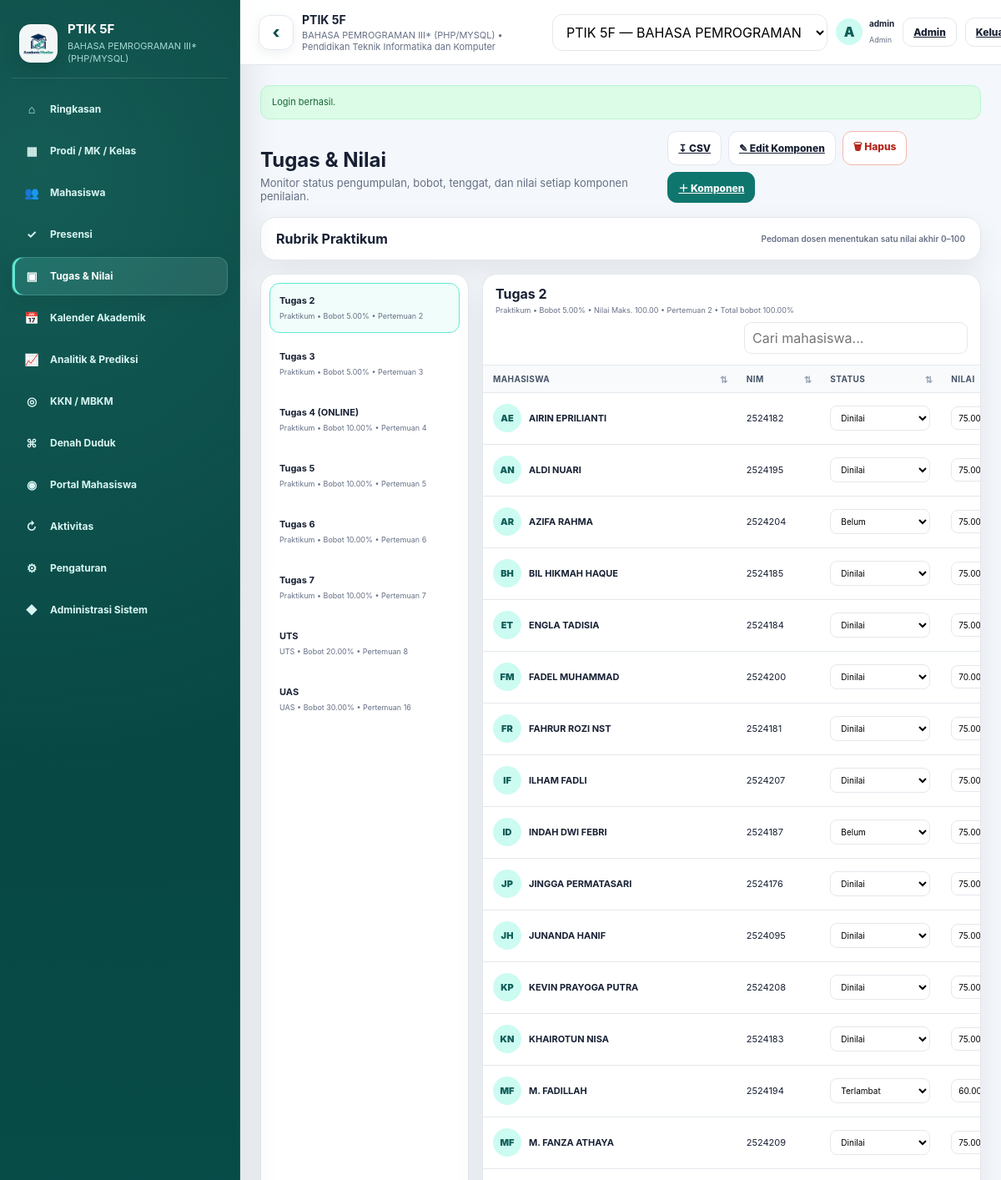
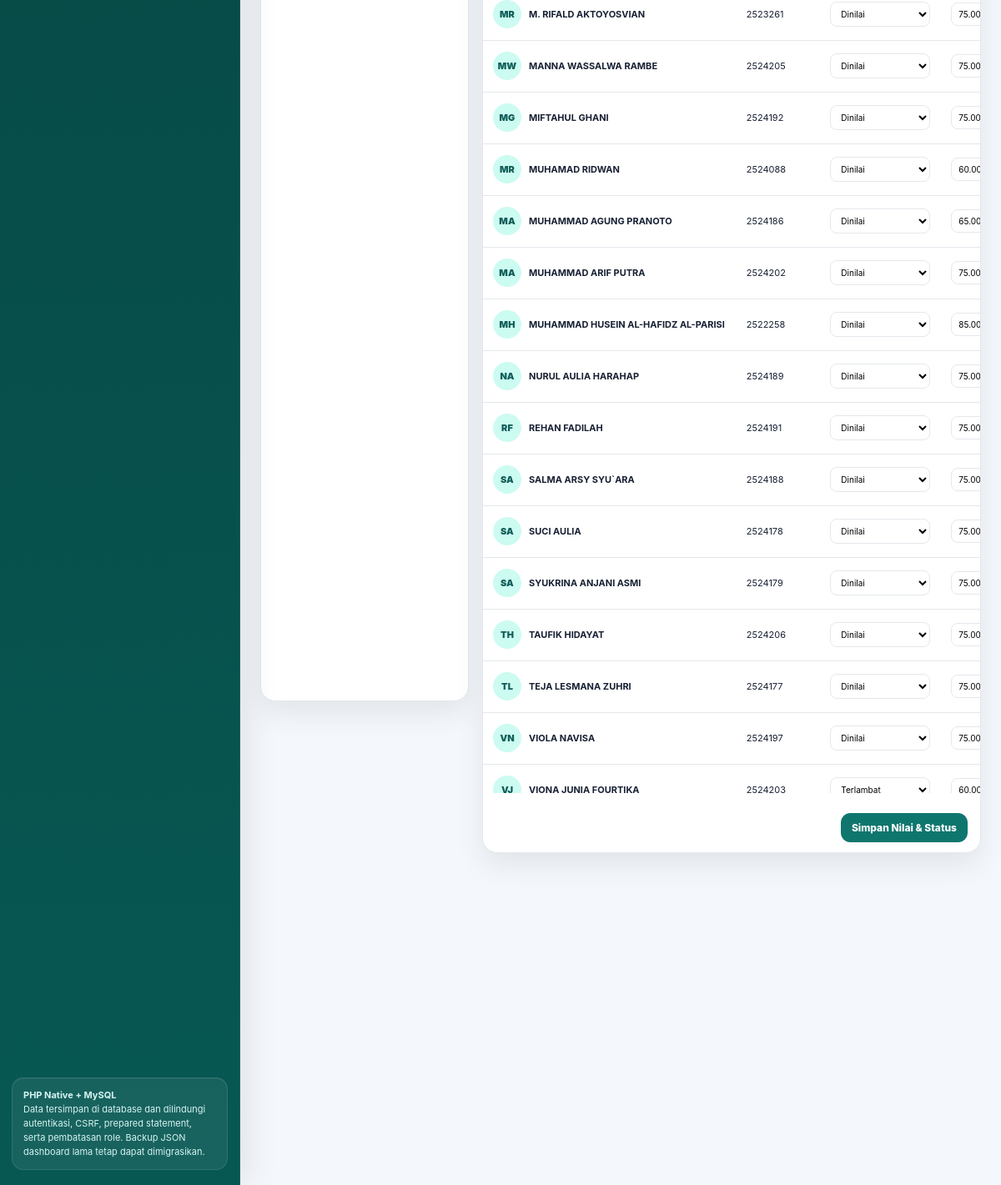
/dashboard.php?page=tasks&class_id=3 (signed in), run on the app's committed database (2 pictures, top to bottom).
### tables this page shows
CREATE TABLE `classes` (
  `id` bigint(20) UNSIGNED NOT NULL,
  `program_id` bigint(20) UNSIGNED NOT NULL,
  `course_id` bigint(20) UNSIGNED NOT NULL,
  `name` varchar(100) NOT NULL,
  `semester` varchar(30) NOT NULL DEFAULT '',
  `academic_year` varchar(30) NOT NULL DEFAULT '',
  `target` smallint(5) UNSIGNED NOT NULL DEFAULT 30,
  `meetings` tinyint(3) UNSIGNED NOT NULL DEFAULT 16,
  `lecturer` varchar(200) NOT NULL DEFAULT '',
  `pass_threshold` decimal(5,2) NOT NULL DEFAULT 60.00,
  `created_at` timestamp NOT NULL DEFAULT current_timestamp(),
  `updated_at` timestamp NOT NULL DEFAULT current_timestamp() ON UPDATE current_timestamp()
);

CREATE TABLE `courses` (
  `id` bigint(20) UNSIGNED NOT NULL,
  `program_id` bigint(20) UNSIGNED NOT NULL,
  `code` varchar(50) NOT NULL DEFAULT '',
  `name` varchar(200) NOT NULL,
  `credits` tinyint(3) UNSIGNED NOT NULL DEFAULT 0,
  `created_at` timestamp NOT NULL DEFAULT current_timestamp(),
  `updated_at` timestamp NOT NULL DEFAULT current_timestamp() ON UPDATE current_timestamp()
);

CREATE TABLE `programs` (
  `id` bigint(20) UNSIGNED NOT NULL,
  `code` varchar(50) NOT NULL DEFAULT '',
  `name` varchar(200) NOT NULL,
  `faculty` varchar(200) NOT NULL DEFAULT '',
  `created_at` timestamp NOT NULL DEFAULT current_timestamp(),
  `updated_at` timestamp NOT NULL DEFAULT current_timestamp() ON UPDATE current_timestamp()
);

CREATE TABLE `users` (
  `id` bigint(20) UNSIGNED NOT NULL,
  `student_id` bigint(20) UNSIGNED DEFAULT NULL,
  `username` varchar(100) NOT NULL,
  `email` varchar(190) NOT NULL DEFAULT '',
  `password_hash` varchar(255) NOT NULL,
  `role` enum('admin','dosen','mahasiswa') NOT NULL DEFAULT 'dosen',
  `is_active` tinyint(1) NOT NULL DEFAULT 1,
  `last_login_at` datetime DEFAULT NULL,
  `created_at` timestamp NOT NULL DEFAULT current_timestamp(),
  `updated_at` timestamp NOT NULL DEFAULT current_timestamp() ON UPDATE current_timestamp()
);

CREATE TABLE `tasks` (
  `id` bigint(20) UNSIGNED NOT NULL,
  `class_id` bigint(20) UNSIGNED NOT NULL,
  `name` varchar(200) NOT NULL,
  `type` varchar(100) NOT NULL DEFAULT 'Tugas Harian',
  `weight` decimal(5,2) NOT NULL DEFAULT 0.00,
  `max_score` decimal(7,2) NOT NULL DEFAULT 100.00,
  `meeting` tinyint(3) UNSIGNED DEFAULT NULL,
  `due_date` date DEFAULT NULL,
  `description` text DEFAULT NULL,
  `sort_order` int(11) NOT NULL DEFAULT 0,
  `created_at` timestamp NOT NULL DEFAULT current_timestamp(),
  `updated_at` timestamp NOT NULL DEFAULT current_timestamp() ON UPDATE current_timestamp()
);

CREATE TABLE `class_enrollments` (
  `id` bigint(20) UNSIGNED NOT NULL,
  `class_id` bigint(20) UNSIGNED NOT NULL,
  `student_id` bigint(20) UNSIGNED NOT NULL,
  `registration_status` enum('Aktif','Cuti','Nonaktif','Lulus') NOT NULL DEFAULT 'Aktif',
  `payment_status` enum('Lunas','Belum Lunas','Cicilan') NOT NULL DEFAULT 'Lunas',
  `gpa` decimal(3,2) DEFAULT NULL,
  `target_gpa` decimal(3,2) DEFAULT NULL,
  `pc` varchar(20) DEFAULT NULL,
  `github_url` varchar(500) DEFAULT NULL,
  `colab_url` varchar(500) DEFAULT NULL,
  `drive_url` varchar(500) DEFAULT NULL,
  `note` text DEFAULT NULL,
  `created_at` timestamp NOT NULL DEFAULT current_timestamp(),
  `updated_at` timestamp NOT NULL DEFAULT current_timestamp() ON UPDATE current_timestamp()
);

CREATE TABLE `students` (
  `id` bigint(20) UNSIGNED NOT NULL,
  `nim` varchar(50) NOT NULL,
  `name` varchar(200) NOT NULL DEFAULT '',
  `email` varchar(190) NOT NULL DEFAULT '',
  `phone` varchar(50) NOT NULL DEFAULT '',
  `portal_pin_hash` varchar(255) DEFAULT NULL,
  `created_at` timestamp NOT NULL DEFAULT current_timestamp(),
  `updated_at` timestamp NOT NULL DEFAULT current_timestamp() ON UPDATE current_timestamp()
);

CREATE TABLE `task_records` (
  `id` bigint(20) UNSIGNED NOT NULL,
  `task_id` bigint(20) UNSIGNED NOT NULL,
  `enrollment_id` bigint(20) UNSIGNED NOT NULL,
  `status` enum('pending','submitted','graded','late') NOT NULL DEFAULT 'pending',
  `score` decimal(7,2) DEFAULT NULL,
  `note` text DEFAULT NULL,
  `github_url` varchar(500) DEFAULT NULL,
  `colab_url` varchar(500) DEFAULT NULL,
  `drive_url` varchar(500) DEFAULT NULL,
  `created_at` timestamp NOT NULL DEFAULT current_timestamp(),
  `updated_at` timestamp NOT NULL DEFAULT current_timestamp() ON UPDATE current_timestamp()
);

### views/pages/tasks.php (the view, shortened to what the rows shown need)
<?php
$selectedTaskId = filter_input(INPUT_GET, 'task_id', FILTER_VALIDATE_INT) ?: 0;
if ($selectedTaskId <= 0 && $tasks !== []) {
    $selectedTaskId = (int) $tasks[0]['id'];
}
$selectedTask = $selectedTaskId > 0
    ? $repository->task($classId, $selectedTaskId)
    : null;
?>
<section class="page active">
    <div class="task-layout">
        <div class="card task-list">
            <?php foreach ($tasks as $task): ?>
                <a
                    class="task-item <?= (int) $task['id'] === $selectedTaskId ? 'active' : '' ?>"
                    href="<?= e(app_url('dashboard.php?page=tasks&class_id=' . $classId . '&task_id=' . (int) $task['id'])) ?>"
                    style="display:block;text-decoration:none;color:inherit"
                >
                    <strong><?= e($task['name']) ?></strong>
                    <span>
                        <?= e($task['type']) ?>
                        • Bobot <?= e(number_format((float) $task['weight'], 2)) ?>%
                        <?= $task['meeting'] ? ' • Pertemuan ' . (int) $task['meeting'] : '' ?>
                    </span>
                </a>
            <?php endforeach; ?>
        </div>
        <div class="card table-card">
            <?php if (!$selectedTask): ?>
                <div class="empty-state">Belum ada komponen penilaian.</div>
            <?php else: ?>
                <div class="table-tools">
                    <div>
                        <strong><?= e($selectedTask['name']) ?></strong>
                        <div style="color:var(--muted);font-size:9px;margin-top:4px">
                            <?= e($selectedTask['type']) ?>
                            • Bobot <?= e(number_format((float) $selectedTask['weight'], 2)) ?>%
                            • Nilai Maks. <?= e(number_format((float) $selectedTask['max_score'], 2)) ?>
                            <?= $selectedTask['meeting'] ? ' • Pertemuan ' . (int) $selectedTask['meeting'] : '' ?>
                            • Total bobot <?= e(number_format((float) $analytics['total_weight'], 2)) ?>%
                        </div>
                    </div>
                    <input
                        id="taskSearch"
                        placeholder="Cari mahasiswa..."
                        style="margin-left:auto;min-width:220px"
                    >
                </div>
                <form method="post" action="<?= e(app_url('action.php')) ?>">
                    <div class="table-wrap">
                        <table class="task-grade-table">
                            <thead>
                            <tr>
                                <th>Mahasiswa</th>
                                <th>NIM</th>
                                <th>Status</th>
                                <th>Nilai</th>
                            </tr>
                            </thead>
                            <tbody>
                            <?php foreach ($students as $student): ?>
                                <?php
                                $record = $analytics['task_records_map'][(int) $selectedTask['id']][(int) $student['enrollment_id']] ?? [
                                    'status' => 'pending',
                                    'score' => null,
                                    'note' => '',
                                    'github_url' => null,
                                    'colab_url' => null,
                                    'drive_url' => null,
                                ];
                                $searchText = strtolower($student['nim'] . ' ' . $student['name']);
                                ?>
                                <tr
                                    data-task-student-row
                                    data-search="<?= e($searchText) ?>"
                                >
                                    <td>
                                        <div class="student">
                                            <div class="avatar">
                                                <?= e(initials((string) $student['name'], (string) $student['nim'])) ?>
                                            </div>
                                            <div><strong><?= e(display_name($student)) ?></strong></div>
                                        </div>
                                    </td>
                                    <td><?= e($student['nim']) ?></td>
                                    <td>
                                        <select
                                            class="task-status-select"
                                            name="records[<?= (int) $student['enrollment_id'] ?>][status]"
                                        >
                                            <option value="pending" <?= selected($record['status'], 'pending') ?>>Belum</option>
                                            <option value="graded" <?= selected($record['status'], 'graded') ?>>Dinilai</option>
                                            <option value="late" <?= selected($record['status'], 'late') ?>>Terlambat</option>
                                        </select>
                                    </td>
                                    <td>
                                        <input
                                            class="task-score-input"
                                            data-rubric-score
                                            data-max-score="<?= e($selectedTask['max_score']) ?>"
                                            name="records[<?= (int) $student['enrollment_id'] ?>][score]"
                                            type="number"
                                            min="0"
                                            max="<?= e($selectedTask['max_score']) ?>"
                                            step="0.01"
                                            value="<?= e($record['score'] ?? '') ?>"
                                            placeholder="0-<?= e($selectedTask['max_score']) ?>"
                                        >
                                    </td>
                                </tr>
                            <?php endforeach; ?>
                            </tbody>
                        </table>
                    </div>
                    <div class="form-actions" style="padding:12px 15px">
                        <button class="btn primary" type="submit">Simpan Nilai & Status</button>
                    </div>
                </form>
            <?php endif; ?>
        </div>
    </div>
</section>

### views/partials/layout_start.php (shortened to what the rows shown need)
<!DOCTYPE html>
<html lang="id">
<head>
    <link rel="stylesheet" href="<?= e(app_url('assets/css/app.css')) ?>">
</head>
<body>
<div class="app" id="appShell">
    <?php require APP_ROOT . '/views/partials/sidebar.php'; ?>
    <main class="main">
        <header class="topbar">
            <div class="context">
                <strong><?= e($classContext['name'] ?? 'Kelas') ?></strong>
                <small>
                    <?= e($classContext['course_name'] ?? 'Mata Kuliah') ?>
                    •
                    <?= e($classContext['program_name'] ?? 'Prodi') ?>
                </small>
            </div>
            <div class="top-user">
                <div class="avatar"><?= e(initials((string) ($user['username'] ?? ''), (string) ($user['id'] ?? ''))) ?></div>
                <div class="top-user-meta">
                    <strong><?= e($user['username'] ?? '') ?></strong>
                    <small><?= e(ucfirst((string) ($user['role'] ?? ''))) ?></small>
                </div>
            </div>
        </header>
        <div class="content">

### views/partials/sidebar.php (shortened to what the rows shown need)
<aside class="sidebar" id="sidebar" aria-label="Navigasi utama">
    <div class="brand">
        <div class="brand-copy">
            <h1><?= e($classContext['name'] ?? 'Academic Monitor') ?></h1>
            <p><?= e($classContext['course_name'] ?? 'Multi kelas • multi mata kuliah') ?></p>
        </div>
    </div>
</aside>

### data on the page
classes: name "PTIK 5F", course.name "BAHASA PEMROGRAMAN III* (PHP/MYSQL)", program.name "Pendidikan Teknik Informatika dan Komputer"
users: username+id "A", username "admin", role "Admin"
tasks: name "Tugas 2", type "Praktikum", weight "5.00", meeting "2", max_score "100.00", max_score+id "75.00", max_score+id "70.00", max_score+id "60.00", max_score+id "65.00", max_score+id "85.00"
tasks: name "Tugas 3", type "Praktikum", weight "5.00", meeting "3"
tasks: name "Tugas 4 (ONLINE)", type "Praktikum", weight "10.00", meeting "4"
tasks: name "Tugas 5", type "Praktikum", weight "10.00", meeting "5"
tasks: name "Tugas 6", type "Praktikum", weight "10.00", meeting "6"
tasks: name "Tugas 7", type "Praktikum", weight "10.00", meeting "7"
tasks: name "UTS", type "UTS", weight "20.00", meeting "8"
tasks: name "UAS", type "UAS", weight "30.00", meeting "16"
class_enrollments: student.nim "AE", student.name "AIRIN EPRILIANTI", student.nim "2524182", id "Dinilai"
class_enrollments: student.nim "AN", student.name "ALDI NUARI", student.nim "2524195", id "Dinilai"
class_enrollments: student.nim "AR", student.name "AZIFA RAHMA", student.nim "2524204", id "Belum"
class_enrollments: student.nim "BH", student.name "BIL HIKMAH HAQUE", student.nim "2524185", id "Dinilai"
class_enrollments: student.nim "ET", student.name "ENGLA TADISIA", student.nim "2524184", id "Dinilai"
class_enrollments: student.nim "FM", student.name "FADEL MUHAMMAD", student.nim "2524200", id "Dinilai"
class_enrollments: student.nim "FR", student.name "FAHRUR ROZI NST", student.nim "2524181", id "Dinilai"
class_enrollments: student.nim "IF", student.name "ILHAM FADLI", student.nim "2524207", id "Dinilai"
class_enrollments: student.nim "ID", student.name "INDAH DWI FEBRI", student.nim "2524187", id "Belum"
class_enrollments: student.nim "JP", student.name "JINGGA PERMATASARI", student.nim "2524176", id "Dinilai"
class_enrollments: student.nim "JH", student.name "JUNANDA HANIF", student.nim "2524095", id "Dinilai"
class_enrollments: student.nim "KP", student.name "KEVIN PRAYOGA PUTRA", student.nim "2524208", id "Dinilai"
class_enrollments: student.nim "KN", student.name "KHAIROTUN NISA", student.nim "2524183", id "Dinilai"
class_enrollments: student.nim "MF", student.name "M. FADILLAH", student.nim "2524194", id "Terlambat"
class_enrollments: student.nim "MF", student.name "M. FANZA ATHAYA", student.nim "2524209", id "Dinilai"
class_enrollments: student.nim "MR", student.name "M. RIFALD AKTOYOSVIAN", student.nim "2523261", id "Dinilai"
class_enrollments: student.nim "MW", student.name "MANNA WASSALWA RAMBE", student.nim "2524205", id "Dinilai"
class_enrollments: student.nim "MG", student.name "MIFTAHUL GHANI", student.nim "2524192", id "Dinilai"
class_enrollments: student.nim "MR", student.name "MUHAMAD RIDWAN", student.nim "2524088", id "Dinilai"
class_enrollments: student.nim "MA", student.name "MUHAMMAD AGUNG PRANOTO", student.nim "2524186", id "Dinilai"
class_enrollments: student.nim "MA", student.name "MUHAMMAD ARIF PUTRA", student.nim "2524202", id "Dinilai"
class_enrollments: student.nim "MH", student.name "MUHAMMAD HUSEIN AL-HAFIDZ AL-PARISI", student.nim "2522258", id "Dinilai"
class_enrollments: student.nim "NA", student.name "NURUL AULIA HARAHAP", student.nim "2524189", id "Dinilai"
class_enrollments: student.nim "RF", student.name "REHAN FADILAH", student.nim "2524191", id "Dinilai"
class_enrollments: student.nim "SA", student.name "SALMA ARSY SYU`ARA", student.nim "2524188", id "Dinilai"
class_enrollments: student.nim "SA", student.name "SUCI AULIA", student.nim "2524178", id "Dinilai"
class_enrollments: student.nim "SA", student.name "SYUKRINA ANJANI ASMI", student.nim "2524179", id "Dinilai"
class_enrollments: student.nim "TH", student.name "TAUFIK HIDAYAT", student.nim "2524206", id "Dinilai"
class_enrollments: student.nim "TL", student.name "TEJA LESMANA ZUHRI", student.nim "2524177", id "Dinilai"
class_enrollments: student.nim "VN", student.name "VIOLA NAVISA", student.nim "2524197", id "Dinilai"
class_enrollments: student.nim "VJ", student.name "VIONA JUNIA FOURTIKA", student.nim "2524203", id "Terlambat"

### other printed values
$icon "⌂"
$label "Ringkasan"
$icon "▦"
$label "Prodi / MK / Kelas"
$icon "👥"
$label "Mahasiswa"
$icon "✓"
$label "Presensi"
$icon "▣"
$label "Tugas & Nilai"
$icon "📅"
$label "Kalender Akademik"
$icon "📈"
$label "Analitik & Prediksi"
$icon "◎"
